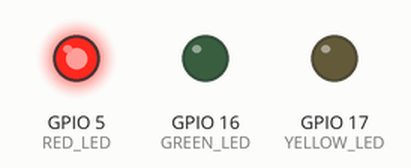
Simulated run of this program. Board: ESP32. On the bench: output pins drawn as LEDs (lit = HIGH). What the program prints to the serial monitor is not drawn.

Above: at 2.5 s.
At 6.0 s:
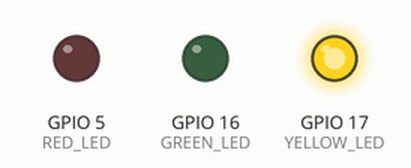
At 9.5 s:
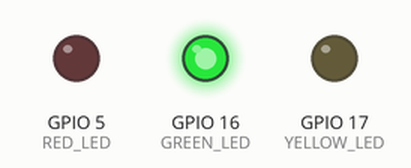
Timing chart, 0 to 15.6 s (numbered marks = the images above):
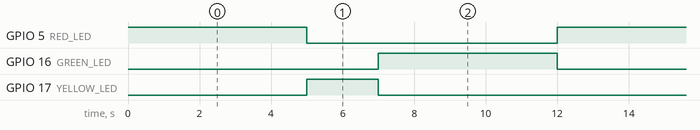

Measured:
- by itself, GPIO 5 (RED_LED), GPIO 16 (GREEN_LED): alternates HIGH for 5.0 s and LOW for 7.0 s
- by itself, GPIO 17 (YELLOW_LED): alternates HIGH for 2.0 s and LOW for 10.0 s
- by itself, everything shown: repeats every 12.0 s, in 3 steps

The program:

main.cpp
```cpp
#include <Arduino.h>

#define RED_LED 5
#define YELLOW_LED 17
#define GREEN_LED 16

ulong prevMillis = 0;
int state = 0;
const uint32_t durations[] = {5000, 2000, 5000}; // Thời gian từng trạng thái

void setup() {
  Serial.begin(115200);
  pinMode(RED_LED, OUTPUT);
  pinMode(YELLOW_LED, OUTPUT);
  pinMode(GREEN_LED, OUTPUT);

  digitalWrite(RED_LED, HIGH); // Bắt đầu từ đèn đỏ
  digitalWrite(YELLOW_LED, LOW);
  digitalWrite(GREEN_LED, LOW);
}

void TrafficLight_Non_Blocking() {
  ulong currentMillis = millis();

  if (currentMillis - prevMillis >= durations[state]) {
    prevMillis = currentMillis; // Cập nhật thời gian chuyển trạng thái

    switch (state) {
      case 0: // Chuyển từ ĐỎ sang VÀNG
        digitalWrite(RED_LED, LOW);
        digitalWrite(YELLOW_LED, HIGH);
        state = 1;
        break;
      case 1: // Chuyển từ VÀNG sang XANH
        digitalWrite(YELLOW_LED, LOW);
        digitalWrite(GREEN_LED, HIGH);
        state = 2;
        break;
      case 2: // Chuyển từ XANH sang ĐỎ
        digitalWrite(GREEN_LED, LOW);
        digitalWrite(RED_LED, HIGH);
        state = 0;
        break;
    }
  }
}

void loop() {
  TrafficLight_Non_Blocking();
  Serial.print("Current State: ");
  Serial.println(state);
}
```
